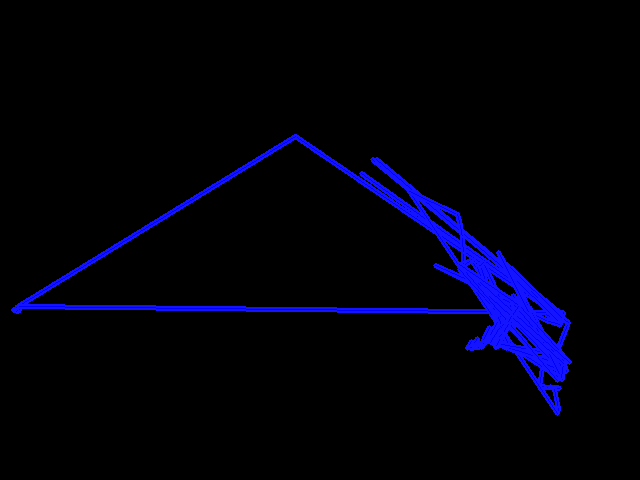
#> input picture painting.png, 640 x 480 px, given in place of the camera
$ python shape_recog.py
#> lines starting #> are read from the running program, lines starting #| are printed output that depends on the picture; after the words box and inside, x2 and y2 are one past the last pixel; in counts of white or black regions, pixels touching at a corner belong together
import cv2
import numpy as np

cap = cv2.VideoCapture(0)

lower_marker = np.array([50, 50, 50])
upper_marker = np.array([150, 150, 150])

colors = [(255, 0, 0), (0, 255, 0), (0, 0, 255), (255, 255, 0), (0, 255, 255), (255, 0, 255), (255, 255, 255)]  # Added white color for eraser
color = colors[0]

canvas = None
#creating block
block_top, block_bottom = 10, 50
block_width = 100
blocks = [(i * block_width, (i + 1) * block_width) for i in range(7)]  # Increased range to 7 for eraser block

prev_center = None  # Variable to store the previous position of the marker
shape = ""  # Variable to store the recognized shape

while True:

    ret, frame = cap.read()
#> frame is the input picture: shape (480, 640, 3); mean B, G, R 12.5, 0.8, 0.8
    frame = cv2.flip(frame, 1)
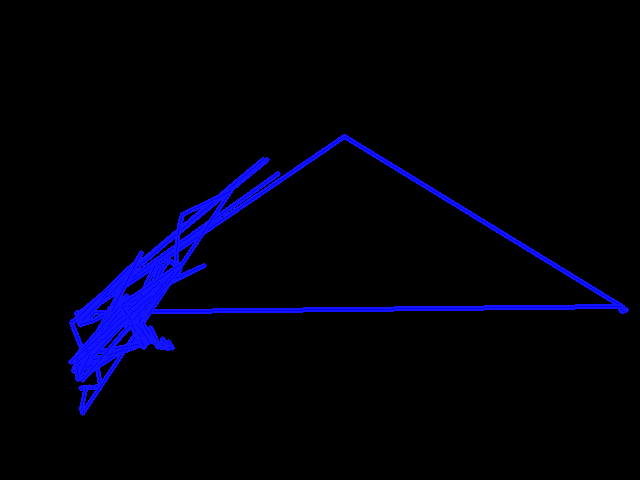
#> frame: shape (480, 640, 3); mean B, G, R 12.5, 0.8, 0.8

    if canvas is None:
        canvas = np.zeros_like(frame)

    hsv = cv2.cvtColor(frame, cv2.COLOR_BGR2HSV)
#> hsv: shape (480, 640, 3); mean H, S, V 5.9, 11.7, 12.5

    marker_mask = cv2.inRange(hsv, lower_marker, upper_marker)
#> marker_mask: shape (480, 640); every value is 0
    contours, _ = cv2.findContours(marker_mask, cv2.RETR_EXTERNAL, cv2.CHAIN_APPROX_SIMPLE)
#> contours = []

    for i, (left, right) in enumerate(blocks):
        cv2.rectangle(frame, (left, block_top), (right, block_bottom), colors[i], -1)
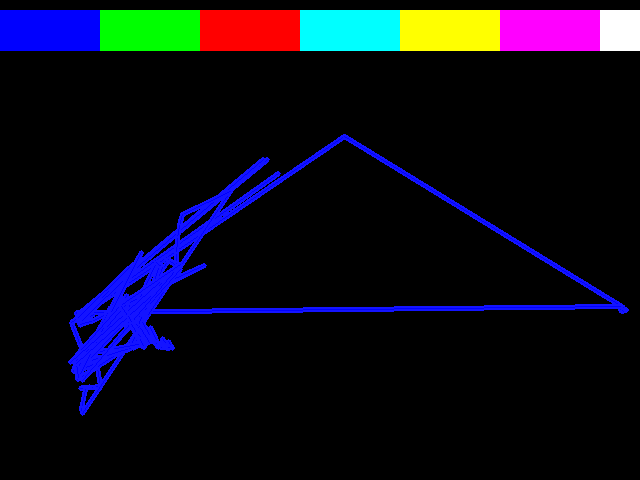
#> frame: shape (480, 640, 3); 8.54% of pixels changed, all inside (x1, y1, x2, y2) = (0, 10, 640, 51)

    if contours:
        cnt = max(contours, key=cv2.contourArea)
        ((x, y), radius) = cv2.minEnclosingCircle(cnt)
        center = (int(x), int(y))

        # Shape recognition
        area = cv2.contourArea(cnt)
        x, y, w, h = cv2.boundingRect(cnt)
        aspect_ratio = float(w)/h
        if area > 1000 and aspect_ratio > 0.5 and aspect_ratio < 2:
            shape = "Rectangle"
        elif area > 1000 and aspect_ratio >= 2:
            shape = "Line"
        elif area > 1000 and aspect_ratio <= 0.5:
            shape = "Circle"
        else:
            shape = ""

        if block_top <= y <= block_bottom:
            for i, (left, right) in enumerate(blocks):
                if left <= x <= right:
                    color = colors[i]
                    break

        if y > block_bottom:
            if prev_center is not None:
                # Highlighting effect: draw multiple lines with different shades
                for thickness in range(1, 5):  # Increase the range to make it more pronounced
                    cv2.line(canvas, prev_center, center, (color[0] + 20, color[1] + 20, color[2] + 20), thickness)
                    cv2.line(canvas, prev_center, center, color, thickness=1)
            prev_center = center

    else:
        prev_center = None

    # Display the recognized shape
    cv2.putText(frame, shape, (10, 20), cv2.FONT_HERSHEY_SIMPLEX, 0.5, (0, 0, 255), 2)

    frame = cv2.add(frame, canvas)

    cv2.imshow("IMAGINARI", frame)
    key = cv2.waitKey(1)
#> (key q is pressed here)

    if cv2.waitKey(1) & 0xFF == ord('q'):
#> (key q is pressed here)
        break

    if key & 0xFF == ord('s'):  # Press 's' to save the painting

        filename = 'painting.png'
        cv2.imwrite(filename, canvas)
        print(f"Painting saved as {filename}")

cap.release()
cv2.destroyAllWindows()
